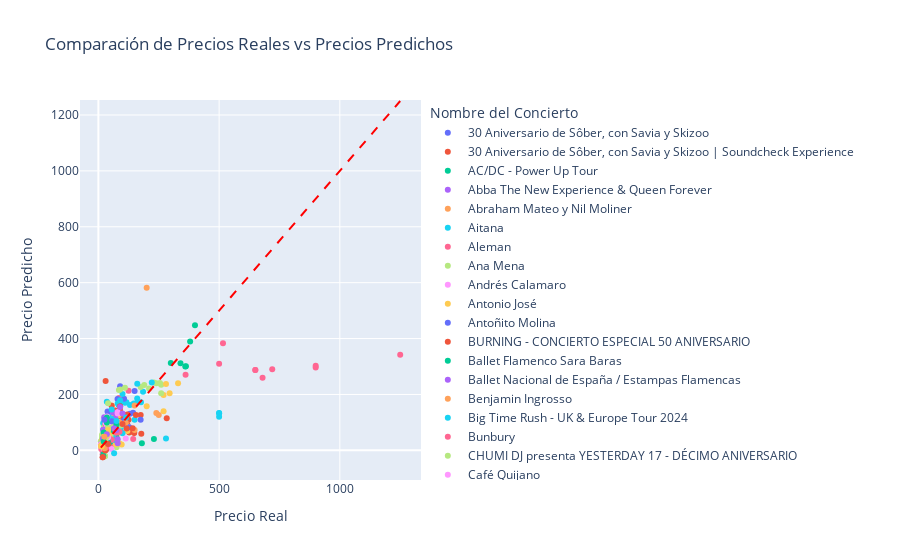

Notebook code for this chart:
### Markdown cell above
MODELO RANDOM SEARCH ESTANDARIZADO

### Code cell
# Definir los parámetros para Random Search
params = {
    'mlp__hidden_layer_sizes': range(1, 401),
    'mlp__activation': ["relu", "identity",  "tanh", "logistic"],
    'mlp__solver': ['sgd', 'lbfgs', 'adam'],
}

# Realizar Random Search
start_time = time.time()

randomSearch = RandomizedSearchCV(estimator=pipeline, param_distributions=params, n_iter=180, n_jobs=-1, scoring='neg_mean_squared_error', cv=ps)
randomSearch.fit(X_train, y)

results = cross_validate(randomSearch.best_estimator_, X_train, y, cv=ps, scoring=scoring, return_train_score=True)

end_time = time.time()
execution_time = end_time - start_time
print("Tiempo de ejecución:", execution_time, "segundos")

print('Mejores parámetros RandomSearch: ', randomSearch.best_params_)

resultados = crear_tabla_resultados(results)

cargar_modelo_mlflow(randomSearch.best_estimator_, 'MAX_PRICE', 'RANDOM SEARCH', resultados, execution_time)

# Mostrar las predicciones y los valores reales
plot_model_predictions(randomSearch.best_estimator_, X_train, y, data)
feature_importance(randomSearch.best_estimator_, X_train, y, 15)
resultados
